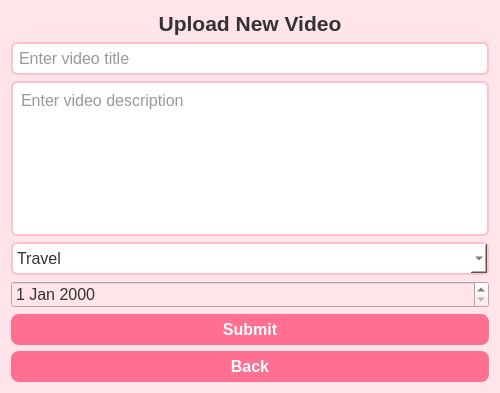
<?xml version="1.0" encoding="UTF-8"?>
<ui version="4.0">
 <class>UploadVideoForm</class>
 <widget class="QWidget" name="UploadVideoForm">
  <property name="geometry">
   <rect>
    <x>0</x>
    <y>0</y>
    <width>500</width>
    <height>393</height>
   </rect>
  </property>
  <property name="windowTitle">
   <string>VibeTube - Upload Video</string>
  </property>
  <property name="styleSheet">
   <string notr="true">
    QWidget {
        background-color: #FFE4E9;
        font-family: &quot;Segoe UI&quot;;
        font-size: 12pt;
        color: #333333;
    }
    QPushButton {
        background-color: #FF6F91;
        color: white;
        font-weight: bold;
        border-radius: 8px;
        padding: 6px 12px;
    }
    QPushButton:hover {
        background-color: #FF9AA2;
    }
    QLineEdit, QTextEdit, QComboBox {
        background-color: #FFFFFF;
        border: 2px solid #FFC1CC;
        border-radius: 6px;
        padding: 4px;
    }
   </string>
  </property>
  <layout class="QVBoxLayout" name="verticalLayout">
   <item>
    <widget class="QLabel" name="label_title">
     <property name="styleSheet">
      <string notr="true">font-size:16pt; font-weight:bold; color:#333333;</string>
     </property>
     <property name="text">
      <string>Upload New Video</string>
     </property>
     <property name="alignment">
      <set>Qt::AlignCenter</set>
     </property>
    </widget>
   </item>
   <item>
    <widget class="QLineEdit" name="input_title">
     <property name="placeholderText">
      <string>Enter video title</string>
     </property>
    </widget>
   </item>
   <item>
    <widget class="QTextEdit" name="input_description">
     <property name="placeholderText">
      <string>Enter video description</string>
     </property>
    </widget>
   </item>
   <item>
    <widget class="QComboBox" name="dropdown_category">
     <item>
      <property name="text">
       <string>Travel</string>
      </property>
     </item>
     <item>
      <property name="text">
       <string>Study</string>
      </property>
     </item>
     <item>
      <property name="text">
       <string>Comedy</string>
      </property>
     </item>
     <item>
      <property name="text">
       <string>Fitness</string>
      </property>
     </item>
     <item>
      <property name="text">
       <string>Lifestyle</string>
      </property>
     </item>
     <item>
      <property name="text">
       <string>Motivation</string>
      </property>
     </item>
     <item>
      <property name="text">
       <string>Music</string>
      </property>
     </item>
     <item>
      <property name="text">
       <string>Technology</string>
      </property>
     </item>
     <item>
      <property name="text">
       <string>Education</string>
      </property>
     </item>
     <item>
      <property name="text">
       <string>Entertainment</string>
      </property>
     </item>
     <item>
      <property name="text">
       <string>Other</string>
      </property>
     </item>
    </widget>
   </item>
   <item>
    <widget class="QDateEdit" name="dateEdit"/>
   </item>
   <item>
    <widget class="QPushButton" name="btn_submit">
     <property name="text">
      <string>Submit</string>
     </property>
    </widget>
   </item>
   <item>
    <widget class="QPushButton" name="pushButton">
     <property name="text">
      <string>Back</string>
     </property>
    </widget>
   </item>
  </layout>
 </widget>
 <resources/>
 <connections/>
</ui>
